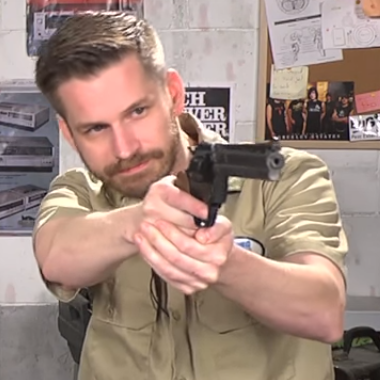
#> input picture examples/example.png, 380 x 380 px
$ python lamp_picture.py
#> lines starting #> are read from the running program, lines starting #| are printed output that depends on the picture
# lamp_picture.py

"""
Creates a grid of colored lamps to display a given image.

Requirements:
    pillow
    numpy
    [Optional] pyperclip
"""

from draftsman.blueprintable import Blueprint
from draftsman.entity import Lamp

from PIL import Image
import numpy as np

try:
    import pyperclip
except ImportError:
    pyperclip = None


def main():
    print("Filepath of image to convert:")
    img_path = input()
#> the answer given: example.png

    target_width = 150
    target_height = None

    # open an image
    img = Image.open(img_path)
#> img is the input picture: PIL image 380x380 RGBA; mean R, G, B, A 161.4, 137.6, 127.5, 255
    width, height = img.size
#> width = 380; height = 380

    if target_height is None:
        aspect_rat = width / height
#> aspect_rat = 1
        target_height = int(target_width * aspect_rat)
#> target_height = 150

    img = img.resize((target_width, target_height))
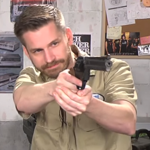
#> img: PIL image 150x150 RGBA; mean R, G, B, A 161.4, 137.6, 127.5, 255

    # Unmodified images can look a little washed out, due to the nature in which
    # Factorio lamps don't occupy the entire tile area. Here we increase the
    # image contrast to make it pop a little more (particularly on regular
    # truecolor images):
    level = 100
    factor = (259 * (level + 255)) / (255 * (259 - level))

    def contrast(c):
        return 128 + factor * (c - 128)

    img = img.point(contrast)
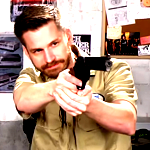
#> img: PIL image 150x150 RGBA; mean R, G, B, A 177.9, 147, 127.6, 255

    img_data = np.array(img)[:, :, :3]

    blueprint = Blueprint(validate_assignment="none")
    blueprint.label = img_path

    lamp = Lamp("signal-lamp")
    lamp.always_on = True

    for y in range(target_height):
        for x in range(target_width):
            lamp.tile_position = (x, y)
            lamp.color = {
                "r": int(img_data[y][x][0]),
                "g": int(img_data[y][x][1]),
                "b": int(img_data[y][x][2]),
                "a": 255,
            }
            blueprint.entities.append(lamp)

    # Output is usually too big for the console, so we either write it to clipboard
    # (if installed) or to a file
    if pyperclip is not None:
        pyperclip.copy(blueprint.to_string())
        print("Copied to clipboard.")
    else:
        with open("examples/output/lamp_image.blueprint", "w") as file:
            file.write(blueprint.to_string())
        print("Wrote 'examples/output/lamp_image.blueprint'")


if __name__ == "__main__":
    main()
#> (the call stopped at in main, `blueprint = Blueprint(validate_assignment="none")`: draftsman is not available in this run)
